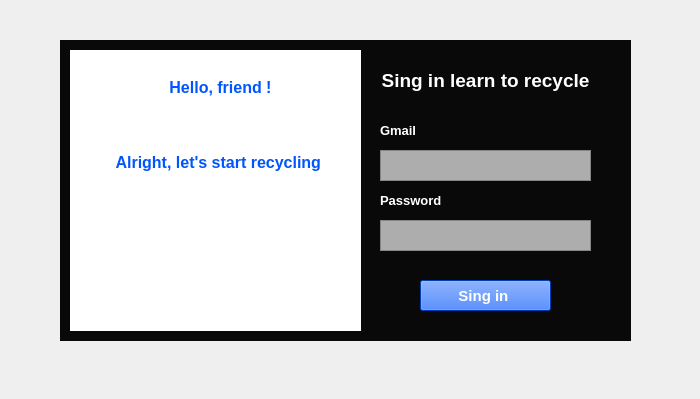
<?xml version="1.0" encoding="UTF-8"?>
<ui version="4.0">
 <class>Form</class>
 <widget class="QWidget" name="Form">
  <property name="geometry">
   <rect>
    <x>0</x>
    <y>0</y>
    <width>700</width>
    <height>399</height>
   </rect>
  </property>
  <property name="windowTitle">
   <string>Form</string>
  </property>
  <widget class="QLabel" name="label">
   <property name="geometry">
    <rect>
     <x>0</x>
     <y>0</y>
     <width>701</width>
     <height>401</height>
    </rect>
   </property>
   <property name="styleSheet">
    <string notr="true">image: url(:/newPrefix/fondo.qrc.png);
border-image: url(:/newPrefix/fondo.qrc.png);</string>
   </property>
   <property name="text">
    <string/>
   </property>
  </widget>
  <widget class="QLabel" name="label_2">
   <property name="geometry">
    <rect>
     <x>60</x>
     <y>40</y>
     <width>571</width>
     <height>301</height>
    </rect>
   </property>
   <property name="styleSheet">
    <string notr="true">background-color: rgb(9, 9, 9);</string>
   </property>
   <property name="text">
    <string/>
   </property>
  </widget>
  <widget class="QLabel" name="label_3">
   <property name="geometry">
    <rect>
     <x>70</x>
     <y>50</y>
     <width>291</width>
     <height>281</height>
    </rect>
   </property>
   <property name="styleSheet">
    <string notr="true">background-color: rgb(255, 255, 255);</string>
   </property>
   <property name="text">
    <string/>
   </property>
  </widget>
  <widget class="QLabel" name="label_4">
   <property name="geometry">
    <rect>
     <x>360</x>
     <y>50</y>
     <width>261</width>
     <height>281</height>
    </rect>
   </property>
   <property name="styleSheet">
    <string notr="true">image: url(:/newPrefix/fondo2.qrc.png);
border-image: url(:/newPrefix/fondo2.qrc.png);</string>
   </property>
   <property name="text">
    <string/>
   </property>
  </widget>
  <widget class="QLabel" name="label_5">
   <property name="geometry">
    <rect>
     <x>90</x>
     <y>60</y>
     <width>261</width>
     <height>131</height>
    </rect>
   </property>
   <property name="text">
    <string>&lt;html&gt;&lt;head/&gt;&lt;body&gt;&lt;p align=&quot;center&quot;&gt;&lt;span style=&quot; font-size:12pt; font-weight:600; color:#0055ff;&quot;&gt;Hello, friend !&lt;/span&gt;&lt;/p&gt;&lt;p align=&quot;center&quot;&gt;&lt;span style=&quot; font-size:12pt; color:#0055ff;&quot;&gt;&lt;br/&gt;&lt;/span&gt;&lt;/p&gt;&lt;p align=&quot;center&quot;&gt;&lt;span style=&quot; font-size:12pt; font-weight:600; color:#0055ff;&quot;&gt;Alright, let's start recycling &lt;/span&gt;&lt;/p&gt;&lt;/body&gt;&lt;/html&gt;</string>
   </property>
  </widget>
  <widget class="QLabel" name="label_6">
   <property name="geometry">
    <rect>
     <x>150</x>
     <y>190</y>
     <width>131</width>
     <height>131</height>
    </rect>
   </property>
   <property name="styleSheet">
    <string notr="true">image: url(:/newPrefix/caneca.png);</string>
   </property>
   <property name="text">
    <string/>
   </property>
  </widget>
  <widget class="QLabel" name="label_7">
   <property name="geometry">
    <rect>
     <x>360</x>
     <y>60</y>
     <width>251</width>
     <height>41</height>
    </rect>
   </property>
   <property name="text">
    <string>&lt;html&gt;&lt;head/&gt;&lt;body&gt;&lt;p align=&quot;center&quot;&gt;&lt;span style=&quot; font-size:14pt; font-weight:600; color:#ffffff;&quot;&gt;Sing in learn to recycle&lt;/span&gt;&lt;/p&gt;&lt;/body&gt;&lt;/html&gt;</string>
   </property>
  </widget>
  <widget class="QTextEdit" name="textEdit">
   <property name="geometry">
    <rect>
     <x>380</x>
     <y>150</y>
     <width>211</width>
     <height>31</height>
    </rect>
   </property>
   <property name="styleSheet">
    <string notr="true">background-color: rgb(173, 173, 173);</string>
   </property>
  </widget>
  <widget class="QTextEdit" name="textEdit_2">
   <property name="geometry">
    <rect>
     <x>380</x>
     <y>220</y>
     <width>211</width>
     <height>31</height>
    </rect>
   </property>
   <property name="styleSheet">
    <string notr="true">background-color: rgb(173, 173, 173);</string>
   </property>
  </widget>
  <widget class="QLabel" name="label_8">
   <property name="geometry">
    <rect>
     <x>380</x>
     <y>120</y>
     <width>51</width>
     <height>21</height>
    </rect>
   </property>
   <property name="text">
    <string>&lt;html&gt;&lt;head/&gt;&lt;body&gt;&lt;p&gt;&lt;span style=&quot; font-size:10pt; font-weight:600; color:#ffffff;&quot;&gt;Gmail&lt;/span&gt;&lt;/p&gt;&lt;/body&gt;&lt;/html&gt;</string>
   </property>
  </widget>
  <widget class="QLabel" name="label_9">
   <property name="geometry">
    <rect>
     <x>380</x>
     <y>190</y>
     <width>61</width>
     <height>21</height>
    </rect>
   </property>
   <property name="text">
    <string>&lt;html&gt;&lt;head/&gt;&lt;body&gt;&lt;p&gt;&lt;span style=&quot; font-size:10pt; font-weight:600; color:#ffffff;&quot;&gt;Password&lt;/span&gt;&lt;/p&gt;&lt;/body&gt;&lt;/html&gt;</string>
   </property>
  </widget>
  <widget class="QPushButton" name="pushButton">
   <property name="geometry">
    <rect>
     <x>420</x>
     <y>280</y>
     <width>131</width>
     <height>31</height>
    </rect>
   </property>
   <property name="palette">
    <palette>
     <active>
      <colorrole role="Button">
       <brush brushstyle="SolidPattern">
        <color alpha="255">
         <red>0</red>
         <green>85</green>
         <blue>255</blue>
        </color>
       </brush>
      </colorrole>
      <colorrole role="ButtonText">
       <brush brushstyle="SolidPattern">
        <color alpha="255">
         <red>255</red>
         <green>255</green>
         <blue>255</blue>
        </color>
       </brush>
      </colorrole>
      <colorrole role="Base">
       <brush brushstyle="SolidPattern">
        <color alpha="255">
         <red>0</red>
         <green>85</green>
         <blue>255</blue>
        </color>
       </brush>
      </colorrole>
      <colorrole role="Window">
       <brush brushstyle="SolidPattern">
        <color alpha="255">
         <red>0</red>
         <green>85</green>
         <blue>255</blue>
        </color>
       </brush>
      </colorrole>
     </active>
     <inactive>
      <colorrole role="Button">
       <brush brushstyle="SolidPattern">
        <color alpha="255">
         <red>0</red>
         <green>85</green>
         <blue>255</blue>
        </color>
       </brush>
      </colorrole>
      <colorrole role="ButtonText">
       <brush brushstyle="SolidPattern">
        <color alpha="255">
         <red>255</red>
         <green>255</green>
         <blue>255</blue>
        </color>
       </brush>
      </colorrole>
      <colorrole role="Base">
       <brush brushstyle="SolidPattern">
        <color alpha="255">
         <red>0</red>
         <green>85</green>
         <blue>255</blue>
        </color>
       </brush>
      </colorrole>
      <colorrole role="Window">
       <brush brushstyle="SolidPattern">
        <color alpha="255">
         <red>0</red>
         <green>85</green>
         <blue>255</blue>
        </color>
       </brush>
      </colorrole>
     </inactive>
     <disabled>
      <colorrole role="Button">
       <brush brushstyle="SolidPattern">
        <color alpha="255">
         <red>0</red>
         <green>85</green>
         <blue>255</blue>
        </color>
       </brush>
      </colorrole>
      <colorrole role="ButtonText">
       <brush brushstyle="SolidPattern">
        <color alpha="255">
         <red>120</red>
         <green>120</green>
         <blue>120</blue>
        </color>
       </brush>
      </colorrole>
      <colorrole role="Base">
       <brush brushstyle="SolidPattern">
        <color alpha="255">
         <red>0</red>
         <green>85</green>
         <blue>255</blue>
        </color>
       </brush>
      </colorrole>
      <colorrole role="Window">
       <brush brushstyle="SolidPattern">
        <color alpha="255">
         <red>0</red>
         <green>85</green>
         <blue>255</blue>
        </color>
       </brush>
      </colorrole>
     </disabled>
    </palette>
   </property>
   <property name="font">
    <font>
     <pointsize>11</pointsize>
     <weight>75</weight>
     <bold>true</bold>
    </font>
   </property>
   <property name="styleSheet">
    <string notr="true">background-color: rgb(0, 85, 255);</string>
   </property>
   <property name="text">
    <string>Sing in </string>
   </property>
  </widget>
 </widget>
 <resources>
  <include location="fondos imagenes/Nueva carpeta/Nuevo documento de texto (2).txt"/>
  <include location="fondos imagenes/fondo2/Nuevo documento de texto (3).txt"/>
  <include location="fondos imagenes/fondo caneca/Nuevo documento de texto.txt"/>
 </resources>
 <connections/>
</ui>
